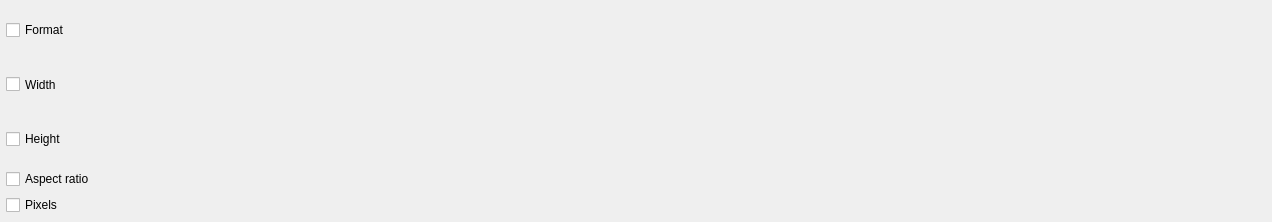
<?xml version="1.0" encoding="UTF-8"?>
<ui version="4.0">
 <class>Form</class>
 <widget class="QWidget" name="Form">
  <property name="geometry">
   <rect>
    <x>0</x>
    <y>0</y>
    <width>1272</width>
    <height>222</height>
   </rect>
  </property>
  <property name="sizePolicy">
   <sizepolicy hsizetype="MinimumExpanding" vsizetype="Minimum">
    <horstretch>0</horstretch>
    <verstretch>0</verstretch>
   </sizepolicy>
  </property>
  <property name="windowTitle">
   <string>Form</string>
  </property>
  <layout class="QGridLayout" name="gridLayout">
   <property name="leftMargin">
    <number>6</number>
   </property>
   <property name="topMargin">
    <number>6</number>
   </property>
   <property name="rightMargin">
    <number>6</number>
   </property>
   <property name="bottomMargin">
    <number>6</number>
   </property>
   <item row="6" column="0" colspan="3">
    <spacer name="horizontalSpacer">
     <property name="sizePolicy">
      <sizepolicy hsizetype="MinimumExpanding" vsizetype="Minimum">
       <horstretch>0</horstretch>
       <verstretch>0</verstretch>
      </sizepolicy>
     </property>
     <property name="orientation">
      <enum>Qt::Horizontal</enum>
     </property>
     <property name="sizeType">
      <enum>QSizePolicy::MinimumExpanding</enum>
     </property>
     <property name="sizeHint" stdset="0">
      <size>
       <width>40</width>
       <height>1</height>
      </size>
     </property>
    </spacer>
   </item>
   <item row="2" column="0">
    <widget class="QCheckBox" name="cbImageWidth">
     <property name="sizePolicy">
      <sizepolicy hsizetype="Maximum" vsizetype="Minimum">
       <horstretch>0</horstretch>
       <verstretch>0</verstretch>
      </sizepolicy>
     </property>
     <property name="toolTip">
      <string>&lt;html&gt;&lt;head/&gt;&lt;body&gt;&lt;p&gt;When checked, will apply search filter based on image width.&lt;/p&gt;&lt;/body&gt;&lt;/html&gt;</string>
     </property>
     <property name="text">
      <string>Width</string>
     </property>
    </widget>
   </item>
   <item row="2" column="1">
    <widget class="WOperatorInputInt" name="woiImageWidth" native="true">
     <property name="enabled">
      <bool>false</bool>
     </property>
     <property name="sizePolicy">
      <sizepolicy hsizetype="Preferred" vsizetype="Minimum">
       <horstretch>0</horstretch>
       <verstretch>0</verstretch>
      </sizepolicy>
     </property>
     <property name="toolTip">
      <string>&lt;html&gt;&lt;head/&gt;&lt;body&gt;&lt;p&gt;When checked, will apply search filter based on image width.&lt;/p&gt;&lt;/body&gt;&lt;/html&gt;</string>
     </property>
    </widget>
   </item>
   <item row="1" column="0">
    <widget class="QCheckBox" name="cbImageFormat">
     <property name="sizePolicy">
      <sizepolicy hsizetype="Maximum" vsizetype="Minimum">
       <horstretch>0</horstretch>
       <verstretch>0</verstretch>
      </sizepolicy>
     </property>
     <property name="toolTip">
      <string>&lt;html&gt;&lt;head/&gt;&lt;body&gt;&lt;p&gt;When checked, will apply search filter based on file type.&lt;/p&gt;&lt;p&gt;&lt;span style=&quot; font-style:italic;&quot;&gt;Note: file type filter is not based on extension (use appropriate file name for that) but on file format; this filter allows to search images files for which extension is not correct&lt;/span&gt;&lt;/p&gt;&lt;/body&gt;&lt;/html&gt;</string>
     </property>
     <property name="text">
      <string>Format</string>
     </property>
    </widget>
   </item>
   <item row="3" column="0">
    <widget class="QCheckBox" name="cbImageHeight">
     <property name="sizePolicy">
      <sizepolicy hsizetype="Maximum" vsizetype="Minimum">
       <horstretch>0</horstretch>
       <verstretch>0</verstretch>
      </sizepolicy>
     </property>
     <property name="toolTip">
      <string>&lt;html&gt;&lt;head/&gt;&lt;body&gt;&lt;p&gt;When checked, will apply search filter based on image height.&lt;/p&gt;&lt;/body&gt;&lt;/html&gt;</string>
     </property>
     <property name="text">
      <string>Height</string>
     </property>
    </widget>
   </item>
   <item row="3" column="1">
    <widget class="WOperatorInputInt" name="woiImageHeight" native="true">
     <property name="enabled">
      <bool>false</bool>
     </property>
     <property name="sizePolicy">
      <sizepolicy hsizetype="Preferred" vsizetype="Minimum">
       <horstretch>0</horstretch>
       <verstretch>0</verstretch>
      </sizepolicy>
     </property>
     <property name="toolTip">
      <string>&lt;html&gt;&lt;head/&gt;&lt;body&gt;&lt;p&gt;When checked, will apply search filter based on image height.&lt;/p&gt;&lt;/body&gt;&lt;/html&gt;</string>
     </property>
    </widget>
   </item>
   <item row="1" column="1">
    <widget class="WOperatorInputList" name="woiImageFormat" native="true">
     <property name="sizePolicy">
      <sizepolicy hsizetype="Preferred" vsizetype="Minimum">
       <horstretch>0</horstretch>
       <verstretch>0</verstretch>
      </sizepolicy>
     </property>
     <property name="toolTip">
      <string>&lt;html&gt;&lt;head/&gt;&lt;body&gt;&lt;p&gt;When checked, will apply search filter based on file type.&lt;/p&gt;&lt;p&gt;&lt;span style=&quot; font-style:italic;&quot;&gt;Note: file type filter is not based on extension (use appropriate file name for that) but on file format; this filter allows to search images files for which extension is not correct&lt;/span&gt;&lt;/p&gt;&lt;/body&gt;&lt;/html&gt;</string>
     </property>
    </widget>
   </item>
   <item row="4" column="0">
    <widget class="QCheckBox" name="cbImageRatio">
     <property name="toolTip">
      <string>&lt;html&gt;&lt;head/&gt;&lt;body&gt;&lt;p&gt;When checked, will apply search filter based on image aspect ratio (width / height).&lt;/p&gt;&lt;p&gt;&lt;span style=&quot; font-style:italic;&quot;&gt;=&amp;gt; Right click for predefined aspect ratio search definition.&lt;/span&gt;&lt;/p&gt;&lt;/body&gt;&lt;/html&gt;</string>
     </property>
     <property name="text">
      <string>Aspect ratio</string>
     </property>
    </widget>
   </item>
   <item row="5" column="0">
    <widget class="QCheckBox" name="cbImagePixels">
     <property name="toolTip">
      <string>&lt;html&gt;&lt;head/&gt;&lt;body&gt;&lt;p&gt;When checked, will apply search filter based on image number of pixels (width * height).&lt;/p&gt;&lt;p&gt;Search value is defined in megapixel (MP)&lt;/p&gt;&lt;p&gt;&lt;span style=&quot; font-style:italic;&quot;&gt;=&amp;gt; Right click for predefined pixels search definition.&lt;/span&gt;&lt;/p&gt;&lt;/body&gt;&lt;/html&gt;</string>
     </property>
     <property name="text">
      <string>Pixels</string>
     </property>
    </widget>
   </item>
   <item row="4" column="1">
    <widget class="WOperatorInputFloat" name="woiImageRatio" native="true">
     <property name="toolTip">
      <string>&lt;html&gt;&lt;head/&gt;&lt;body&gt;&lt;p&gt;When checked, will apply search filter based on image aspect ratio (width / height).&lt;/p&gt;&lt;p&gt;&lt;span style=&quot; font-style:italic;&quot;&gt;=&amp;gt; Right click for predefined aspect ratio search definition.&lt;/span&gt;&lt;/p&gt;&lt;/body&gt;&lt;/html&gt;</string>
     </property>
    </widget>
   </item>
   <item row="5" column="1">
    <widget class="WOperatorInputFloat" name="woiImagePixels" native="true">
     <property name="toolTip">
      <string>&lt;html&gt;&lt;head/&gt;&lt;body&gt;&lt;p&gt;When checked, will apply search filter based on image number of pixels (width * height).&lt;/p&gt;&lt;p&gt;Search value is defined in megapixel (MP)&lt;/p&gt;&lt;p&gt;&lt;span style=&quot; font-style:italic;&quot;&gt;=&amp;gt; Right click for predefined pixels search definition.&lt;/span&gt;&lt;/p&gt;&lt;/body&gt;&lt;/html&gt;</string>
     </property>
    </widget>
   </item>
  </layout>
 </widget>
 <customwidgets>
  <customwidget>
   <class>WOperatorInputInt</class>
   <extends>QWidget</extends>
   <header>bulicommander.pktk.widgets.woperatorinput</header>
   <container>1</container>
  </customwidget>
  <customwidget>
   <class>WOperatorInputList</class>
   <extends>QWidget</extends>
   <header>bulicommander.pktk.widgets.woperatorinput</header>
   <container>1</container>
  </customwidget>
  <customwidget>
   <class>WOperatorInputFloat</class>
   <extends>QWidget</extends>
   <header>bulicommander.pktk.widgets.woperatorinput</header>
   <container>1</container>
  </customwidget>
 </customwidgets>
 <resources/>
 <connections/>
</ui>
